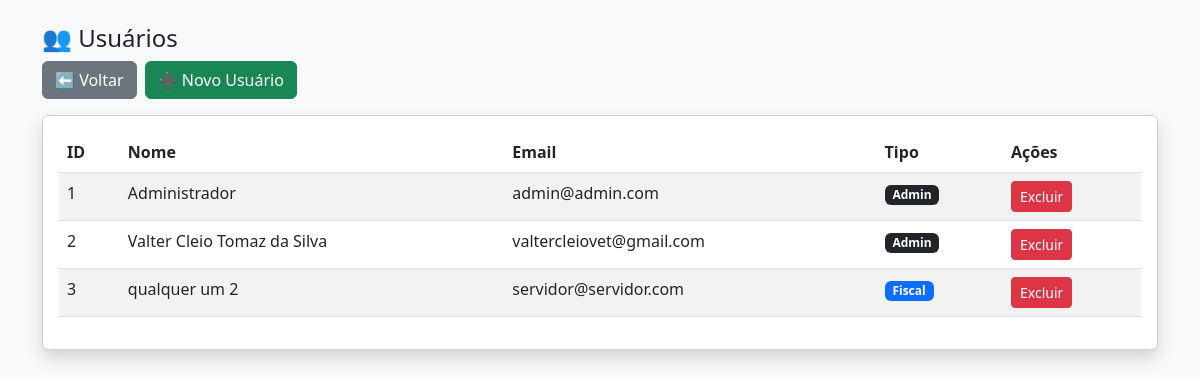
Before: /usuarios (signed in) with the older database file.
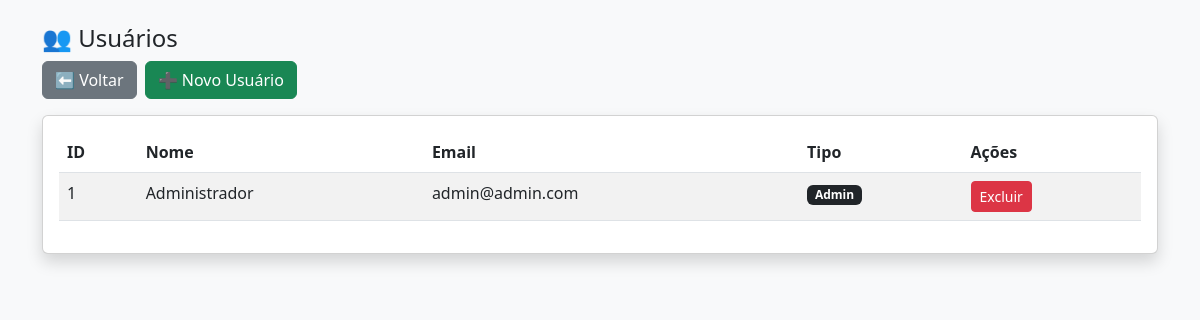
After: the same page with the newer database file.
### tables this page shows
CREATE TABLE usuarios (
        id INTEGER PRIMARY KEY AUTOINCREMENT,
        nome TEXT,
        email TEXT UNIQUE,
        senha TEXT,
        tipo TEXT
    );

### app.py (the view)
@app.route('/usuarios')
def usuarios():
    if not session.get('logado'):
        return redirect('/login')
    conn = conectar()
    cursor = conn.cursor()
    cursor.execute("SELECT id, nome, email, tipo FROM usuarios")
    dados = cursor.fetchall()
    conn.close()
    return render_template('usuarios.html', dados=dados)

### database.py (called while the page is built)
def conectar():
    return sqlite3.connect(os.path.join(BASE_DIR, 'banco.db'))

### templates/usuarios.html (shortened to what this page needs)
<!DOCTYPE html>
<html>
<head>
    <link href="https://cdn.jsdelivr.net/npm/bootstrap@5.3.0/dist/css/bootstrap.min.css" rel="stylesheet">
</head>
<body class="bg-light">
<div class="container py-4">
    <h4>👥 Usuários</h4>
    <div class="d-flex gap-2 mb-3">
        <a href="/painel" class="btn btn-secondary">⬅ Voltar</a>
        {% if session['tipo'] == 'admin' %}
        <a href="{{ url_for('cadastrar_usuario') }}" class="btn btn-success">
            ➕ Novo Usuário
        </a>
        {% endif %}
    </div>
    <div class="card p-3 shadow">
        <div class="d-none d-md-block">
            <table class="table table-striped">
                <thead>
                    <tr>
                        <th>ID</th>
                        <th>Nome</th>
                        <th>Email</th>
                        <th>Tipo</th>
                        <th>Ações</th>
                    </tr>
                </thead>
                <tbody>
                    {% for u in dados %}
                    <tr>
                        <td>{{ u[0] }}</td>
                        <td>{{ u[1] }}</td>
                        <td>{{ u[2] }}</td>
                        <td>
                            {% if u[3] == 'admin' %}
                                <span class="badge bg-dark">Admin</span>
                            {% else %}
                                <span class="badge bg-primary">Fiscal</span>
                            {% endif %}
                        </td>
                        <td>
                            {% if session['tipo'] == 'admin' %}
                            <a href="/excluir_usuario/{{ u[0] }}"
                               class="btn btn-sm btn-danger"
                               onclick="return confirm('Tem certeza que deseja excluir?')">
                               Excluir
                            </a>
                            {% endif %}
                        </td>
                    </tr>
                    {% endfor %}
                </tbody>
            </table>
        </div>
    </div>
</div>
</body>
</html>

Changed rows visible on the page:
removed usuarios: id "2", nome "Valter Cleio Tomaz da Silva", email "valtercleiovet@gmail.com", tipo "Admin"
removed usuarios: id "3", nome "qualquer um 2", email "servidor@servidor.com", tipo "Fiscal"
